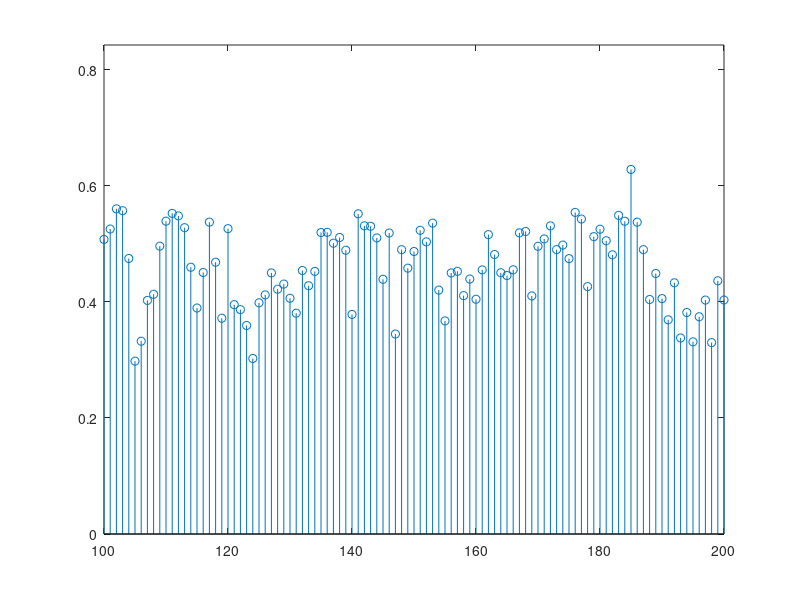

Reproduce this figure in MATLAB. (Note: this script raises an error after producing the figure.)
load('data_122minutes')

figure('color','w');
stem(coh)
axis tight;
xlim([100 200])

% load in data_20min to keep working

%% coherence magnitudes 
coh(1) = [];

% plot the histogram of coherence magnitudes
figure('color','w')
h_og = histogram(coh,'FaceColor',[.6 .6 .6]); hold on;
h_og.FaceColor = [.6 .6 .6];
% zscore coherence
zscoredCoh = zscore(coh);
% remove first calculation
% get 1 std
cohHighStd = coh(zscoredCoh > 1);
cohHighVal = coh(dsearchn(zscoredCoh',1));
% plot
h_highS = histogram(cohHighStd,'FaceColor',[0 .6 0]);
h_highS.BinWidth = h_og.BinWidth;
% get -1std
cohLowStd = coh(zscoredCoh < -1);
cohLowVal = coh(dsearchn(zscoredCoh',-1));
% plot
h_lowS = histogram(cohLowStd,'FaceColor','r');
h_lowS.BinWidth = h_og.BinWidth;
box off;
legend(['All data'],['High Thresh. (1std = ',num2str(cohHighVal),')'],['Low Thresh. (-1std = ',num2str(cohLowVal),')'])
ylabel('Iteration')
xlabel('Coherence magnitude')

% chance of observing high/low coh
figure('color','w'); hold on;
prob_high = numel(cohHighStd)/numel(coh);
prob_low  = numel(cohLowStd)/numel(coh);
bar(1,prob_high,'FaceColor',[0 .6 0]);
bar(2,prob_low,'FaceColor','r');
ylabel('p(coherence)')
axes = gca;
axes.XTick = [ 1 2 ];
axes.XTickLabel = [{'High Coherence'} {'Low Coherence'}]
axes.XTickLabelRotation = 45;

%% coherence durations

% each sample is sampled at .25 seconds, therefore, if the size is 1, it
% was sampled at .25, if size is 2, then 0.5, etc..

% get sizes of timeStamps - to use cellfun2, run Startup in pipeline
timeSizes = cell2mat(cellfun2(timeStamps,'size',{'2'}));

% max of 
[maxTime, maxLoc] = max(timeSizes);

% convert to seconds
timeConv = zeros(size(timeSizes));
prob_observe = [];
for i = 1:maxTime
    timeConv(timeSizes == i) = i*amountOfData;
    
    % get p(i)
    prob_observe(i) = numel(find(timeSizes == i))/numel(timeConv);
end

% histogram of sampled times
figure('color','w')
histogram(timeConv,20,'FaceColor','m')


figure('color','w')
plot(prob_observe,'k','LineWidth',2)
box off
ylabel('Coherence Magnitude')
xlabel('Duration Possibilities (ms)')
axes = gca;
axes.XTick = [1:maxTime];
for i = 1:maxTime
    axes.XTickLabel{i} = i*amountOfData;
end
axes.XTickLabelRotation = 45;

    
%% script function

% remove the very first 2 events, they will be excluded anyway. They take
% too long bc of initializing stuff
outtoc(1:2)=[];
outtoc_ms = outtoc*1000; % to ms
figure('color','w');
histogram(outtoc_ms);
ylabel('Number of streaming events')
xlabel('Time (ms) to stream and calculate coherence')
box off
title(['Events streamed at a rate of ', num2str(amountOfData),' seconds'])

figure('color','w')